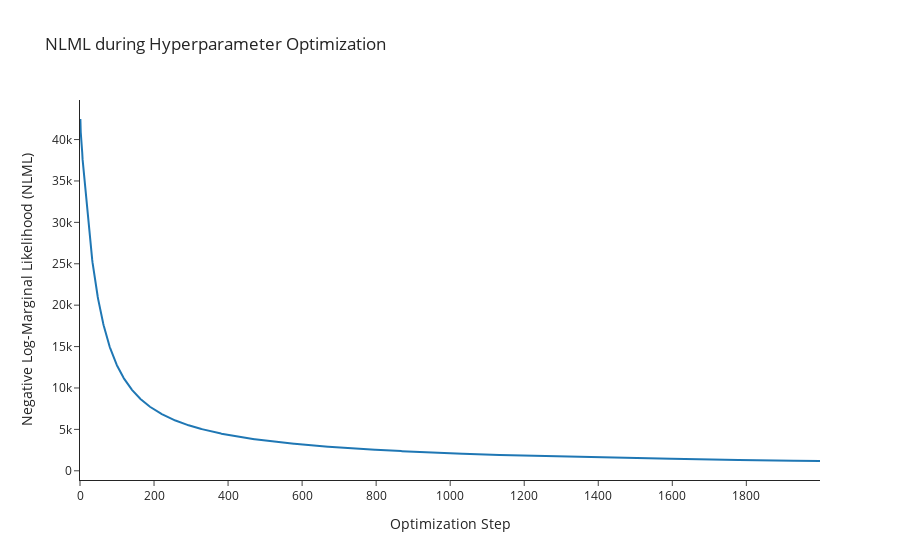
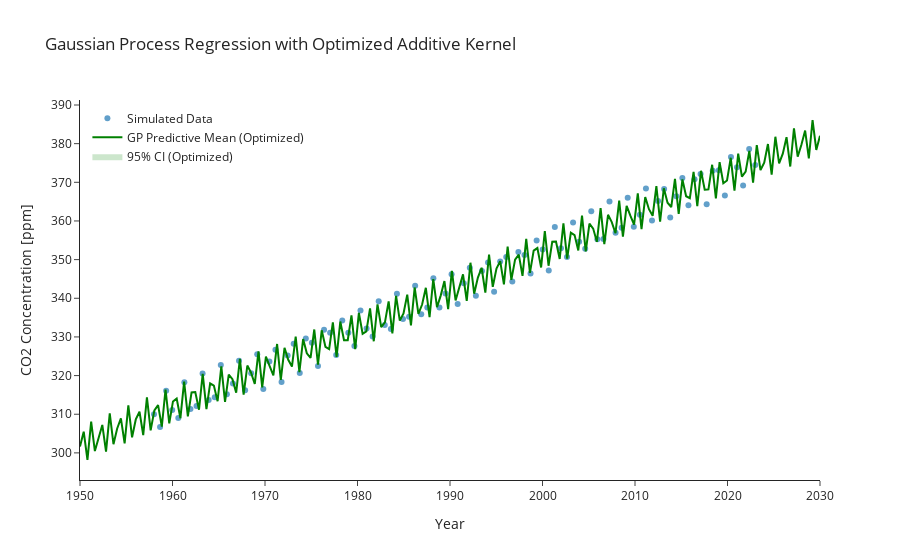

These figures' notebook cell, in order:
### Code cell
# Plot the optimization loss
import plotly.graph_objects as go

fig_loss = go.Figure()
fig_loss.add_trace(go.Scatter(y=[float(l) for l in losses], mode="lines", name="NLML"))
fig_loss.update_layout(
    title="NLML during Hyperparameter Optimization",
    xaxis_title="Optimization Step",
    yaxis_title="Negative Log-Marginal Likelihood (NLML)",
    template="simple_white",
)
fig_loss.show()


# --- Perform GP Prediction with Optimized Hyperparameters ---
# Construct the optimized combined kernel function
def optimized_combined_kernel(x1, x2):
    K_sum = jnp.zeros((x1.shape[0], x2.shape[0]))
    for i, k_type in enumerate(kernel_type_names):
        k_opt_params = optimized_params["kernel_params"][
            i
        ]  # Use already converted params
        if k_type == "linear_kernel":
            K_sum += linear_kernel(
                x1, x2, c=k_opt_params["c"], sigma_b=k_opt_params["sigma_b"]
            )
        elif k_type == "periodic_kernel":
            K_sum += periodic_kernel(
                x1,
                x2,
                sigma=k_opt_params["sigma"],
                lengthscale=k_opt_params["lengthscale"],
                period=k_opt_params["period"],
            )
        elif k_type == "squared_exponential_kernel":
            K_sum += squared_exponential_kernel(
                x1,
                x2,
                sigma=k_opt_params["sigma"],
                lengthscale=k_opt_params["lengthscale"],
            )
    return K_sum


mu_opt_pred, Sigma_opt_pred = gp_predict(
    X_sim,
    y_sim,
    X_test,
    zero_mean_func,
    optimized_combined_kernel,
    noise_variance=optimized_params["noise_variance"],
)

predictive_opt_std = jnp.sqrt(jnp.diag(Sigma_opt_pred))

# --- Plotting Results with Optimized Hyperparameters using Plotly ---
import plotly.graph_objects as go

fig_opt = go.Figure()

# Scatter plot for training data
fig_opt.add_trace(
    go.Scatter(
        x=X_sim[:, 0],
        y=y_sim,
        mode="markers",
        name="Simulated Data",
        marker=dict(size=6, opacity=0.7),
    )
)

# Predictive mean line (optimized)
fig_opt.add_trace(
    go.Scatter(
        x=X_test[:, 0],
        y=mu_opt_pred,
        mode="lines",
        name="GP Predictive Mean (Optimized)",
        line=dict(color="green"),
    )
)

# 95% confidence interval (shaded area, optimized)
fig_opt.add_trace(
    go.Scatter(
        x=jnp.concatenate([X_test[:, 0], X_test[::-1, 0]]),
        y=jnp.concatenate(
            [
                mu_opt_pred - 2 * predictive_opt_std,
                (mu_opt_pred + 2 * predictive_opt_std)[::-1],
            ]
        ),
        fill="toself",
        fillcolor="rgba(0,128,0,0.2)",
        line=dict(color="rgba(255,255,255,0)"),
        hoverinfo="skip",
        showlegend=True,
        name="95% CI (Optimized)",
    )
)

fig_opt.update_layout(
    title="Gaussian Process Regression with Optimized Additive Kernel",
    xaxis_title="Year",
    yaxis_title="CO2 Concentration [ppm]",
    legend=dict(x=0.01, y=0.99),
    template="simple_white",
)

fig_opt.show()

### Figure 1 — Plotly figure (JSON) as saved in the notebook; plotly's stock layout.template omitted (floating-point values rounded to 4 significant figures; data arrays with more than 128 entries replaced by an {"elided": "..."} marker saying what was removed)
{"data": [{"mode": "lines", "name": "NLML", "type": "scatter", "y": {"elided": "2000 float values"}}], "layout": {"title": {"text": "NLML during Hyperparameter Optimization"}, "xaxis": {"title": {"text": "Optimization Step"}}, "yaxis": {"title": {"text": "Negative Log-Marginal Likelihood (NLML)"}}}}

### Figure 2 — Plotly figure (JSON) as saved in the notebook; plotly's stock layout.template omitted (floating-point values rounded to 4 significant figures; data arrays with more than 128 entries replaced by an {"elided": "..."} marker saying what was removed)
{"data": [{"marker": {"opacity": 0.7, "size": 6}, "mode": "markers", "name": "Simulated Data", "type": "scatter", "x": [1958.0, 1959.0, 1959.0, 1960.0, 1961.0, 1961.0, 1962.0, 1963.0, 1963.0, 1964.0, 1965.0, 1965.0, 1966.0, 1967.0, 1967.0, 1968.0, 1969.0, 1969.0, 1970.0, 1970.0, 1971.0, 1972.0, 1972.0, 1973.0, 1974.0, 1974.0, 1975.0, 1976.0, 1976.0, 1977.0, 1978.0, 1978.0, 1979.0, 1980.0, 1980.0, 1981.0, 1982.0, 1982.0, 1983.0, 1984.0, 1984.0, 1985.0, 1986.0, 1986.0, 1987.0, 1988.0, 1988.0, 1989.0, 1990.0, 1990.0, 1991.0, 1991.0, 1992.0, 1993.0, 1993.0, 1994.0, 1995.0, 1995.0, 1996.0, 1997.0, 1997.0, 1998.0, 1999.0, 1999.0, 2000.0, 2001.0, 2001.0, 2002.0, 2003.0, 2003.0, 2004.0, 2005.0, 2005.0, 2006.0, 2007.0, 2007.0, 2008.0, 2009.0, 2009.0, 2010.0, 2011.0, 2011.0, 2012.0, 2012.0, 2013.0, 2014.0, 2014.0, 2015.0, 2016.0, 2016.0, 2017.0, 2018.0, 2018.0, 2019.0, 2020.0, 2020.0, 2021.0, 2022.0, 2022.0, 2023.0], "y": [310.0, 306.7, 316.1, 311.1, 309.0, 318.3, 311.4, 312.1, 320.5, 313.7, 314.4, 322.7, 315.2, 318.0, 323.8, 316.2, 320.6, 325.5, 316.5, 323.6, 326.7, 318.3, 325.2, 328.2, 320.6, 329.6, 328.5, 322.5, 331.9, 331.1, 325.3, 334.3, 331.1, 327.7, 336.9, 332.2, 330.1, 339.2, 333.1, 332.1, 341.1, 334.6, 335.2, 343.2, 335.9, 337.6, 345.2, 337.6, 341.3, 346.2, 338.5, 343.9, 347.9, 340.7, 347.0, 349.2, 341.7, 349.5, 350.7, 344.3, 352.0, 351.2, 346.4, 355.0, 352.6, 347.2, 358.4, 352.9, 350.7, 359.6, 354.6, 352.8, 362.5, 355.3, 355.4, 365.1, 357.0, 358.2, 366.0, 358.5, 361.6, 368.4, 360.1, 365.1, 368.2, 360.9, 366.4, 371.1, 364.1, 370.8, 372.2, 364.3, 373.0, 373.1, 366.6, 376.6, 373.9, 369.2, 378.6, 374.5]}, {"line": {"color": "green"}, "mode": "lines", "name": "GP Predictive Mean (Optimized)", "type": "scatter", "x": {"elided": "200 float values"}, "y": {"elided": "200 float values"}}, {"fill": "toself", "fillcolor": "rgba(0,128,0,0.2)", "hoverinfo": "skip", "line": {"color": "rgba(255,255,255,0)"}, "name": "95% CI (Optimized)", "showlegend": true, "type": "scatter", "x": {"elided": "400 float values"}, "y": {"elided": "400 float values"}}], "layout": {"legend": {"x": 0.01, "y": 0.99}, "title": {"text": "Gaussian Process Regression with Optimized Additive Kernel"}, "xaxis": {"title": {"text": "Year"}}, "yaxis": {"title": {"text": "CO2 Concentration [ppm]"}}}}
